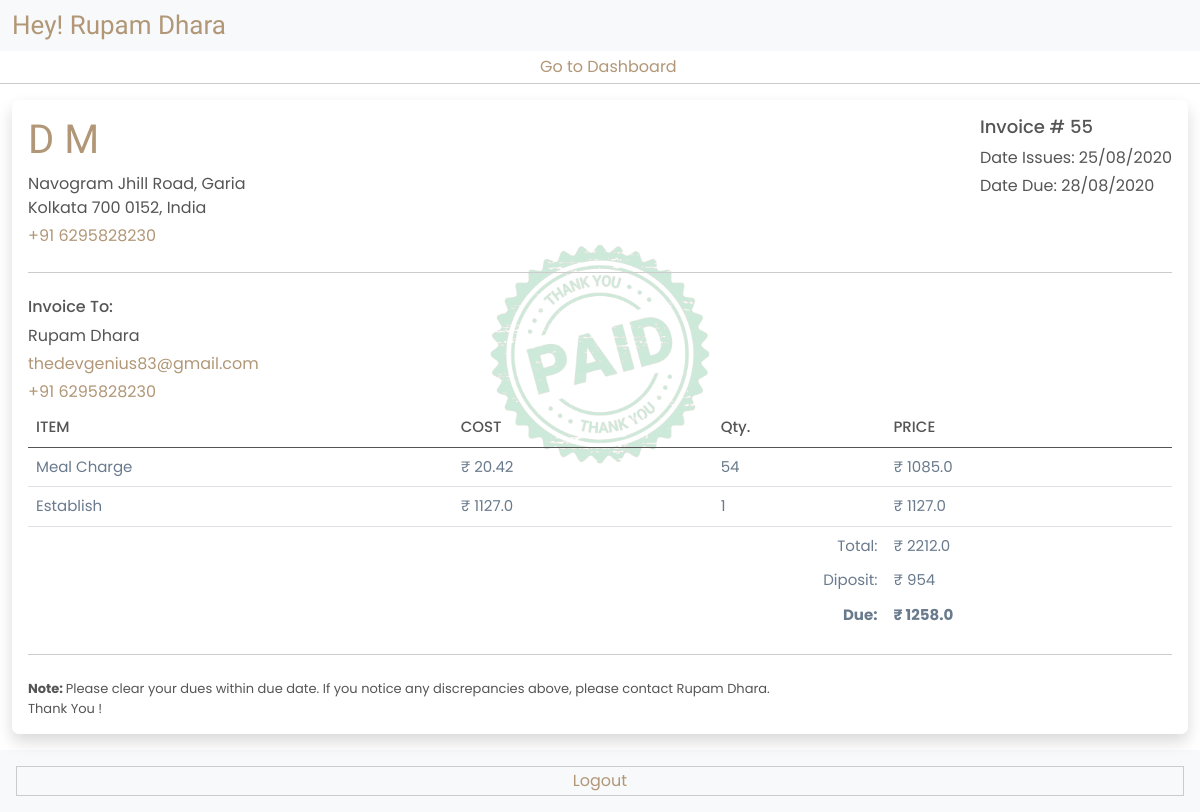
The page /mess/bill/ (signed in) on the database its author committed.
### account/models.py (models this page shows, shortened)
class User(AbstractUser):
    objects = UserManager()

### mess/models.py (models this page shows, shortened)
class Bill(models.Model):
    date = models.DateField()
    user = models.ForeignKey(User, on_delete=models.CASCADE)
    mill = models.IntegerField()
    diposit = models.IntegerField(default=0, null=True, blank=True)
    establish_charge = models.FloatField(default=0)
    mill_cost = models.FloatField(default=0)
    total_cost = models.FloatField(default=0)
    due_or_return = models.FloatField(default=0)
    status = models.BooleanField(default=False)
    class Meta:
        unique_together = ('date', 'user')

### mess/views.py (the view)
# urls.py: path('bill/', views.Bills, name='bill'),
def Bills(request):
    bill = Bill.objects.get(user_id=request.user.id, date__month=previous_month, date__year=previous_year)
    data = {
        'bill' : bill
    }
    return render(request, 'mess/bill.html', data)

### templates/mess/bill.html (shortened to what this page needs)
{% extends 'mess/mess-base.html' %}
{% block 'content' %}
    <div class="container-fluid bb py-1">
        <a href="{% url 'dashboard' %}" class="back-btn"><i class="fa-light fa-arrow-left-long"></i> Go to Dashboard</a>
    </div>
    <div class="container dashboard-cont py-3">
        <div class="bill-box shadow due p-3">
            {% if bill.status == True %}
                <img src="/static/images/paid.png" alt="" class="due-img">
            {% else %}
                <img src="/static/images/due.png" alt="" class="due-img">
            {% endif %}
            <div class="row justify-content-between gy-4 mb-4">
                <div class="col-auto">
                    <h2>D M</h2>
                    <p class="mb-1">Navogram Jhill Road, Garia <br> Kolkata 700 0152, India </p>
                    <p><a href="tel:6295828230">+91 6295828230</a></p>
                </div>
                <div class="col-auto">
                    <h5>Invoice # {{ bill.id }}</h5>
                    <p class="mb-1"> Date Issues: 25/08/2020 </p>
                    <p class="mb-1"> Date Due: 28/08/2020 </p>
                </div>
            </div>
            <div class="sep mb-4"></div>
            <div class="row">
                <div class="col-auto">
                    <h6>Invoice To:</h6>
                    <p class="mb-1">{{ bill.user.first_name }} {{ bill.user.last_name }}</p>
                    {% if bill.user.email %}
                        <p class="mb-1"><a href="mailto:{{ bill.user.email }}">{{ bill.user.email }}</a></p>
                    {% endif %}
                    <p class="mb-1"><a href="tel:6295828230">+91 {{ bill.user.username }}</a></p>
                </div>
            </div>
            <table class="table bill-table mb-4">
                <thead>
                    <tr>
                        <th>ITEM</th>
                        <th>COST</th>
                        <th>Qty.</th>
                        <th>PRICE</th>
                    </tr>
                </thead>
                <tbody>
                    <tr>
                        <td>Meal Charge</td>
                        <td>₹ {{20.42}}</td>
                        <td>{{bill.mill}}</td>
                        <td>₹ {{ bill.mill_cost }}</td>
                    </tr>
                    <tr>
                        <td>Establish</td>
                        <td>₹ {{ bill.establish_charge }}</td>
                        <td>1</td>
                        <td>₹ {{ bill.establish_charge }}</td>
                    </tr>
                    <tr>
                        <td colspan="3" class="text-end bbn pb-1">Total:</td>
                        <td class="bbn pb-1">₹ {{ bill.total_cost }}</td>
                    </tr>
                    <tr>
                        <td colspan="3" class="text-end bbn pb-1">Diposit:</td>
                        <td class="bbn pb-1">₹ {{ bill.diposit }}</td>
                    </tr>
                    <tr>
                        <td colspan="3" class="text-end bbn pb-1"><strong>Due:</strong></td>
                        <td class="bbn pb-1"><strong>₹ {{ bill.due_or_return }}</strong></td>
                    </tr>
                </tbody>
            </table>
            <div class="sep mb-4"></div>
            <p class="note"><strong>Note: </strong>Please clear your dues within due date. If you notice any discrepancies above, please contact Rupam Dhara. <br>Thank You !</p>
        </div>
    </div>
{% endblock 'content' %}

### templates/mess/mess-base.html (shortened to what this page needs)
<!DOCTYPE html>
<html>
<head>
	<link rel="stylesheet" type="text/css" href="/static/css/bootstrap.css">
	<link rel="stylesheet" type="text/css" href="/static/fontawesome/css/all.css">
    <link href='https://ajax.googleapis.com/ajax/libs/jqueryui/1.12.1/themes/ui-lightness/jquery-ui.css' rel='stylesheet'>
	<link rel="stylesheet" type="text/css" href="/static/css/style.css">
</head>
<body>
    <header class="dashboard-header bg-light">
        <div class="container-fluid">
            <h3 class="mb-0">Hey! {{ request.user.first_name }} {{ request.user.last_name }}</h3>
        </div>
    </header>
    <main class="site">
        <div class="page-content">
            {% block 'content' %}{% endblock 'content' %}
        </div>
    </main>
    <footer>
        <div class="dashboard-foot p-3 bg-light">
            <a href="{% url 'logout' %}" class="logout-btn">Logout</a>
        </div>
    </footer>
</body>
</html>

### static/css/style.css (style rules this page uses)
body { margin: 0; padding: 0; font-family: "Poppins", sans-serif; color: #555; }
p { font-size: 16px; color: #555; }
p:last-child { margin-bottom: 0; }
h2 { font-size: 40px; }
h3 { font-size: 26px; }
h5 { font-size: 18px; }
h1, h2, h3, h4 { font-family: "Teko", sans-serif; color: #b19777; }
a { text-decoration: none; color: #b19777; }
img { max-width: 100%; height: auto; }
.container { max-width: 1200px; }
.dashboard-header { padding: 10px 0; }
.logout-btn { display: block; width: 100%; border: 1px solid #ccc; padding: 2px 5px; text-align: center; }
.dashboard-cont { min-height: 300px; }
.back-btn { display: block; text-align: center; }
.back-btn i { color: #0755a9; }
.bb { border-bottom: 1px solid #ccc; }
.bill-box { border-radius: 7px; position: relative; }
.bill-box > * { position: relative; z-index: 2; }
.sep { border-bottom: 1px solid #ccc; }
.bill-table th { color: #555; font-weight: 500; font-size: 15px; }
.bill-table td { font-size: 15px; color: #697a8d; }
.bill-table .bbn { border-bottom: none; }
.note { font-size: 13px; }
.due-img { position: absolute; top: 40%; left: 50%; transform: translate(-50%, -50%); z-index: 0; opacity: 0.2; max-width: 220px; }
.page-content { min-height: calc(100vh - 122px); }

### rows shown on the page
User: user.first_name "Rupam", user.last_name "Dhara"
Bill: id "55", user.first_name "Rupam", user.last_name "Dhara", user.email "thedevgenius83@gmail.com", user.username "6295828230", mill "54", mill_cost "1085.0", establish_charge "1127.0", total_cost "2212.0", diposit "954", due_or_return "1258.0"

### other values the page prints
{{ 20.42 }} "20.42"
